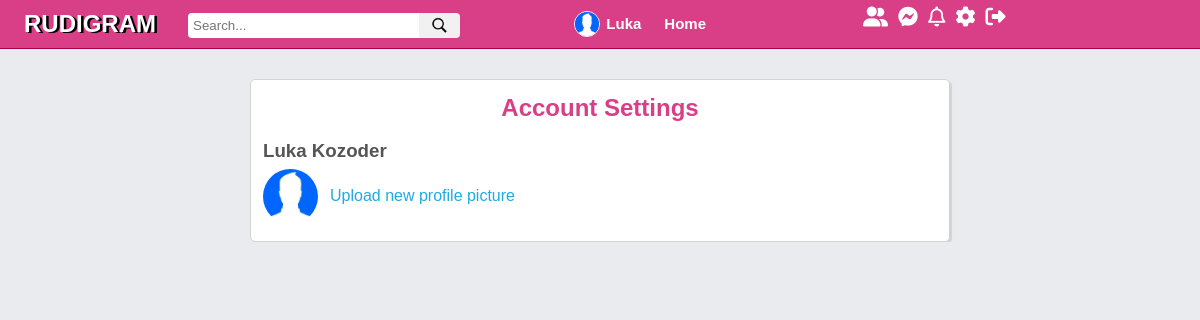
The app's page /settings.php (signed in) with its own data.
### tables this page shows
CREATE TABLE `users` (
  `id` int(11) NOT NULL,
  `firstName` varchar(30) NOT NULL,
  `lastName` varchar(30) NOT NULL,
  `username` varchar(100) NOT NULL,
  `email` varchar(100) NOT NULL,
  `password` varchar(255) NOT NULL,
  `signUpDate` datetime NOT NULL,
  `profilePic` varchar(255) NOT NULL,
  `numPosts` int(11) NOT NULL,
  `numLikes` int(11) NOT NULL,
  `userClosed` varchar(3) NOT NULL,
  `friendArray` text NOT NULL
);

### includes/classes/User.php (called while the page is built, shortened)
<?php
class User {
   private $firstName;
   private $lastName;
   private $profilePic;
   public function __construct($con, $username) {
      $this->con = $con;
      $this->username = $username;
      $query = mysqli_query($this->con, "SELECT * FROM users WHERE username='$this->username'");
      $this->userData = mysqli_fetch_array($query);
      $this->firstName = $this->userData['firstName'];
      $this->profilePic = $this->userData['profilePic'];
      $this->lastName = $this->userData['lastName'];
   }
   public function getFirstName() {
      return $this->firstName;
   }
   public function getFirstAndLastName() {
      return $this->firstName . " " . $this->lastName;
   }
   public function getProfilePic() {
      return $this->profilePic;
   }
}
?>

### settings.php (the view)
<?php include 'includes/header.php'; ?>
<div class="container">
   <div class="accountSettings column">
      <h2>Account Settings</h2>
      <h3><?php echo $user->getFirstAndLastName(); ?></h3>
      <div class="changeImgContainer">
         <img src="<?php echo $user->getProfilePic(); ?>" alt="User profile pic" id="smallProfPic">
         <a href="upload.php">Upload new profile picture</a>
      </div>
   </div>
</div>

### includes/navbar.php
<nav id="navbar">
   <h1 class="logo"><a href="index.php">RUDIGRAM</a></h1>
   <div class="searchBar">
      <form action="search.php" method="GET" name="searchForm">
         <input type="text" name="searchInput" id="searchInput" placeholder="Search...">
         <div class="btnHolder">
            <img src="assets/images/icons/search.png" alt="search">
         </div>
      </form>
   </div>
   <div class="userOptions">
      <div class="profileIcon">
         <a href="<?php echo $userLoggedIn; ?>">
            <img src="<?php echo $user->getProfilePic(); ?>" alt="user picture">
            <span class="userName"><?php echo $user->getFirstName(); ?></span>
         </a>
      </div>
      <div class="homeIcon">
         <a href="index.php">Home</a>
      </div>
      <div class="socialButtons">
         <a href="#">
            <i class="fas fa-user-friends fa-lg"></i>
         </a>
         <a href="#">
            <i class="fab fa-facebook-messenger fa-lg"></i>
         </a>
         <a href="#">
            <i class="far fa-bell fa-lg"></i>
         </a>
         <a href="settings.php">
            <i class="fas fa-cog fa-lg"></i>
         </a>
         <a href="includes/handlers/logout.php">
            <i class="fas fa-sign-out-alt fa-lg"></i>
         </a>
      </div>
   </div>
</nav>

### assets/css/style.css (style rules this page uses)
* { margin: 0; padding: 0; box-sizing: border-box; }
html, body { font-family: Arial, Helvetica, sans-serif; background: #e9ebee; line-height: 1.3; }
a { text-decoration: none; }
.container { margin: auto; max-width: 1100px; overflow: auto; padding: 0 20px; margin-top: 79px; }
.column { background: #fff; border: 1px solid #D3D3D3; padding: 0.75rem; border-radius: 5px; box-shadow: 2px 2px 1px #D3D3D3; color: #555; }
#navbar { width: 100%; position: fixed; top: 0; background: #d83f87; overflow: hidden; color: #fff; padding: 0.5rem; display: flex; flex-direction: row; z-index: 100; align-items: center; border-bottom: 1px solid #a7014e; }
.logo a { font-family: 'Bellota-LightItalic', sans-serif; color: #fff; text-shadow: #000 2.5px 0.5px 0px; font-size: 1.5rem; margin-left: 1rem; }
#navbar .searchBar form { display: flex; }
#navbar .searchBar { width: 23%; margin-left: 2rem; min-width: 150px; }
#navbar .searchBar form { display: flex; width: 100%; }
#navbar .searchBar form #searchInput { width: 85%; height: 25px; align-self: center; border: none; margin-top: 3px; padding-left: 5px; border-top-left-radius: 4px; border-bottom-left-radius: 4px; outline: none; }
#navbar .searchBar form .btnHolder { width: 15%; height: 25px; align-self: center; background: #f1f1f1; margin-top: 3px; border-top-right-radius: 4px; border-bottom-right-radius: 4px; text-align: center; display: flex; justify-content: center; align-items: center; }
#navbar .searchBar form .btnHolder img { width: 17px; height: 17px; cursor: pointer; }
#navbar .userOptions { display: flex; margin-left: 7rem; align-items: center; width: 37%; }
#navbar .userOptions .profileIcon { height: 2rem; }
#navbar .userOptions .profileIcon a { display: inline-block; height: 100%; display: flex; align-items: center; justify-content: center; text-align: center; padding: 2px 8px 2px 2px; border-radius: 3px; }
.profileIcon a img { width: 26px; height: 26px; border-radius: 50%; margin-right: 6px; border: 1px solid #fff; }
#navbar .userOptions .profileIcon a span { font-size: 15px; font-weight: bold; white-space: nowrap; color: #fff; }
#navbar .userOptions .homeIcon { height: 2rem; }
#navbar .userOptions .homeIcon a { height: 100%; display: flex; align-items: center; justify-content: center; text-align: center; padding: 10px 15px; border-radius: 3px; color: #fff; font-weight: bold; font-size: 15px; }
#navbar .socialButtons { height: 2rem; display: flex; align-items: center; margin-left: auto; }
#navbar .socialButtons a { color: #fff; margin: 0 5px; height: 100%; transition: 0.25s ease; }
#navbar .socialButtons a i { margin-top: 8px; }
.accountSettings { display: block; width: 700px; min-width: 500px; margin: 0 auto; }
.accountSettings h2 { text-align: center; color: #d83f87; margin-bottom: 1rem; }
.accountSettings .changeImgContainer { display: flex; margin: 5px 0; align-items: center; }
.accountSettings .changeImgContainer #smallProfPic { height: 55px; margin-right: 12px; border-radius: 50%; }
.accountSettings .changeImgContainer a { color: #20AAE5; text-decoration: none; }

### records on screen
users: profilePic (picture), firstName "Luka", $user->getFirstAndLastName() "Luka Kozoder"
